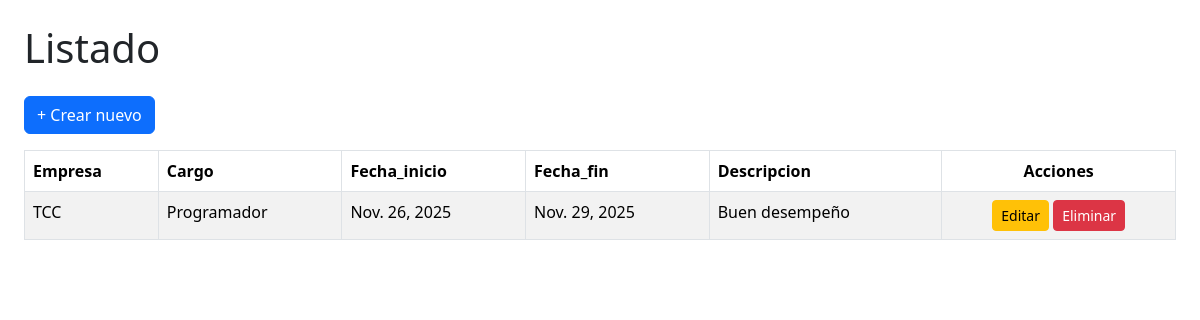
The page /experiencia/ on the database its author committed.
### app/models.py (models this page shows, shortened)
class Experiencia(models.Model):
    empresa = models.CharField(max_length=100)
    cargo = models.CharField(max_length=100)
    fecha_inicio = models.DateField()
    fecha_fin = models.DateField(blank=True, null=True)
    descripcion = models.TextField()

### app/views.py (the view)
# urls.py: path("experiencia/", views.listar_experiencia, name="experiencia_listar"),
def listar_experiencia(request):
    return listar(request, Experiencia, "experiencia/listar.html")

### app/templatetags/extras.py (called while the page is built)
@register.filter
def dictlookup(obj, key):
    return getattr(obj, key, "")

### app/views.py (called while the page is built)
def listar(request, modelo, template):
    datos = modelo.objects.all()
    campos = [f.name for f in modelo._meta.fields if f.name != "id"]
    return render(request, template, {"datos": datos, "campos": campos})

### app/templates/experiencia/listar.html (shortened to what this page needs)
{% load extras %}
<!DOCTYPE html>
<html lang="es">
<head>
    <link rel="stylesheet" href="https://cdn.jsdelivr.net/npm/bootstrap@5.3.2/dist/css/bootstrap.min.css">
</head>
<body class="p-4">
    <h1 class="mb-4">Listado</h1>
    <a href="crear/" class="btn btn-primary mb-3">+ Crear nuevo</a>
    {% if datos %}
        <table class="table table-bordered table-striped">
            <thead>
                <tr>
                    {% for campo in campos %}
                        <th>{{ campo|capfirst }}</th>
                    {% endfor %}
                    <th class="text-center">Acciones</th>
                </tr>
            </thead>
            <tbody>
                {% for item in datos %}
                <tr>
                    {% for campo in campos %}
                        <td>{{ item|dictlookup:campo }}</td>
                    {% endfor %}
                    <td class="text-center">
                        <a href="editar/{{ item.id }}/" class="btn btn-warning btn-sm">Editar</a>
                        <a href="eliminar/{{ item.id }}/" class="btn btn-danger btn-sm">Eliminar</a>
                    </td>
                </tr>
                {% endfor %}
            </tbody>
        </table>
    {% else %}
        <p>No hay registros.</p>
    {% endif %}
</body>
</html>

### rows shown on the page
Experiencia: campos "TCC" "Programador" "Nov. 26, 2025" "Nov. 29, 2025" "Buen desempeño"

### other values the page prints
{{ campo|capfirst }} "Empresa" "Cargo" "Fecha_inicio" "Fecha_fin" "Descripcion"
